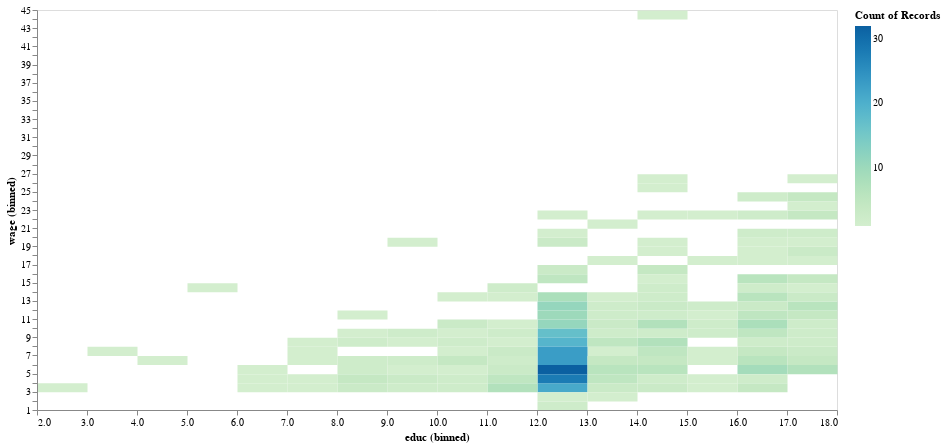

Notebook code for this chart:
### Markdown cell above
. . .

Un nivel educativo de 12 con sueldo inferior a 10 es común.

----

### Code cell
alt.Chart(pop).mark_rect(color='skyblue').encode(
    alt.Y('wage:Q', bin=alt.Bin(step=1)),
    alt.X('educ:Q', bin=alt.Bin(step=1)),
    alt.Color('count():Q', scale=alt.Scale(scheme='greenblue')),
).properties(width=800, height=400)

### Figure 1 — Vega-Lite specification as saved in the notebook (floating-point values rounded to 4 significant figures; data arrays with more than 128 entries replaced by an {"elided": "..."} marker saying what was removed)
{"config": {"view": {"continuousWidth": 300, "continuousHeight": 300}}, "data": {"name": "data-02434fce8bb0abec477508894705cf25"}, "mark": {"type": "rect", "color": "skyblue"}, "encoding": {"color": {"aggregate": "count", "scale": {"scheme": "greenblue"}, "type": "quantitative"}, "x": {"bin": {"step": 1}, "field": "educ", "type": "quantitative"}, "y": {"bin": {"step": 1}, "field": "wage", "type": "quantitative"}}, "height": 400, "width": 800, "$schema": "https://vega.github.io/schema/vega-lite/v5.20.1.json", "datasets": {"data-02434fce8bb0abec477508894705cf25": {"elided": "534 records"}}}
